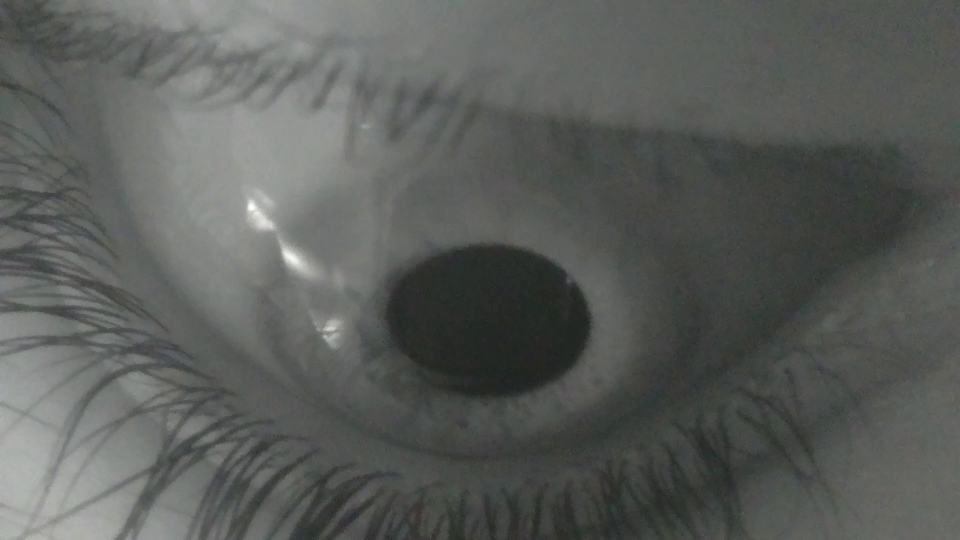
#> input picture images/frame1001.jpg, 1920 x 1080 px, given in place of the camera (shown at 1/2 size)
$ python realtime.py   (older library calls are emulated)
#> lines starting #> are read from the running program, lines starting #| are printed output that depends on the picture
import cv2
import numpy as np
import mahotas
from PIL import Image
from PIL import ImageEnhance
import argparse
from imutils.video import VideoStream
from imutils.video import FPS
import time


def adjust_sharpness(imgIn):
    kernel = np.zeros( (9,9), np.float32)
    kernel[4,4] = 2.0
    boxFilter = np.ones( (9,9), np.float32) / 81.0
    kernel = kernel - boxFilter
    custom = cv2.filter2D(imgIn, -1, kernel)
    return(custom)

print("[INFO] starting video stream...")
vs = VideoStream(src=0).start()
time.sleep(2.0)
fps = FPS().start()


a=0
while True:
    a=a+1
    frame = vs.read()
#> frame is the input picture: shape (1080, 1920, 3); mean B, G, R 89.8, 92.9, 90.3

    frame = cv2.resize(frame,(480,270))
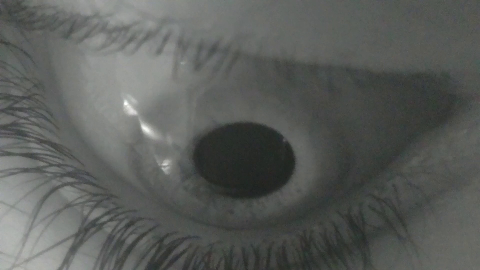
#> frame: shape (270, 480, 3); mean B, G, R 89.9, 93, 90.3
    print("[INFO] Resizing")
    M = np.ones(frame.shape,dtype = "uint8")*50
    added = cv2.add(frame,M)
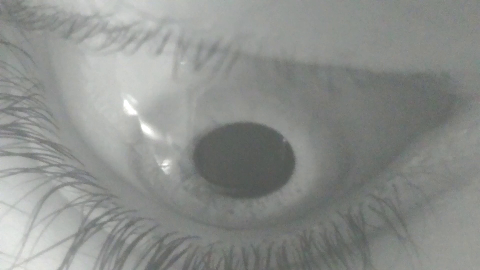
#> added: shape (270, 480, 3); mean B, G, R 139.9, 143, 140.3
    img = cv2.cvtColor(added,cv2.COLOR_BGR2GRAY)
    print("[INFO] Converted from RGB to GRAY for interation=",a)
    img = cv2.equalizeHist(img)
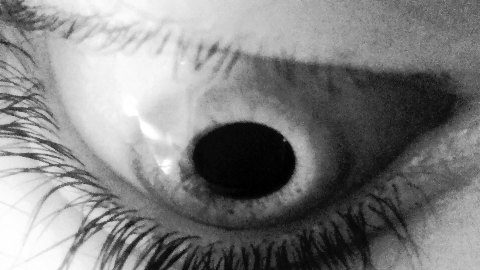
#> img: shape (270, 480); min 0, max 255, mean 128.9
    # [9 lines of commented-out code are left out]
    print("[INFO] Eroded and Sharpened")

    circles = cv2.HoughCircles(img,cv2.HOUGH_GRADIENT,.5,15,param1=30,param2=100,minRadius=0,maxRadius=200)
#> circles = 27 rows, first 8: [263.5, 140.5, 109.2], [231.5, 141.5, 100.4], [233.5, 163.5, 101.5], [277.5, 133.5, 101.5], [278.5, 161.5, 100.4], [210.5, 144.5, 111.4], [291.5, 152.5, 100.4], [246.5, 139.5, 98.2]
    if circles is not None:
        circles = np.round(circles[0, :]).astype("int")
#> circles = 27 rows, first 8: [264, 140, 109], [232, 142, 100], [234, 164, 102], [278, 134, 102], [278, 162, 100], [210, 144, 111], [292, 152, 100], [246, 140, 98]
        for (x, y, r) in circles:
            cv2.circle(img, (x, y), r, (0, 255, 0), 4)
            cv2.rectangle(img, (x - 5, y - 5), (x + 5, y + 5), (0, 128, 255), -1)
            print("[INFO] Computing for (",x,",",y,",",r,")")
#> this loop made 27 passes
#> (x, y, r) on passes 1 to 12: (264, 140, 109), (232, 142, 100), (234, 164, 102), (278, 134, 102), (278, 162, 100), (210, 144, 111), (292, 152, 100), (246, 140, 98), (128, 108, 100), (254, 126, 96), (204, 160, 100), (252, 164, 84)
#| [INFO] Computing for ( 264 , 140 , 109 )
#| [INFO] Computing for ( 232 , 142 , 100 )
#| [INFO] Computing for ( 234 , 164 , 102 )
#| [INFO] Computing for ( 278 , 134 , 102 )
#| [INFO] Computing for ( 278 , 162 , 100 )
#| [INFO] Computing for ( 210 , 144 , 111 )
#| [INFO] Computing for ( 292 , 152 , 100 )
#| [INFO] Computing for ( 246 , 140 , 98 )
#> (further printed lines are left out)
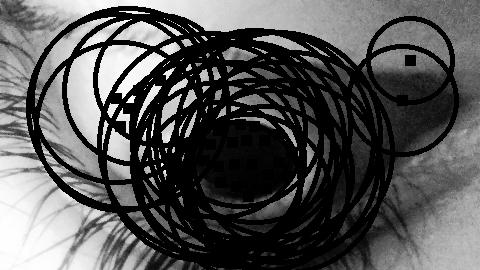
#> img: shape (270, 480); min 0, max 255, mean 85.1
    cv2.imshow("Added",img)
    key = cv2.waitKey(1) & 0xFF
#> (key q is pressed here)

    if key == ord("q"):
        break
    fps.update()

fps.stop()
print("[INFO] elapsed time: {:.2f}".format(fps.elapsed()))
print("[INFO] approx. FPS: {:.2f}".format(fps.fps()))

cv2.destroyAllWindows()
vs.stop()
